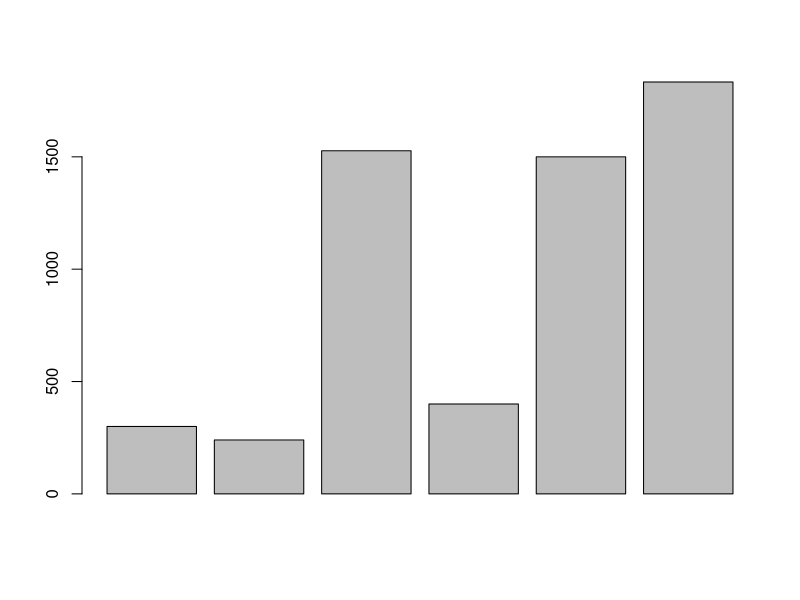
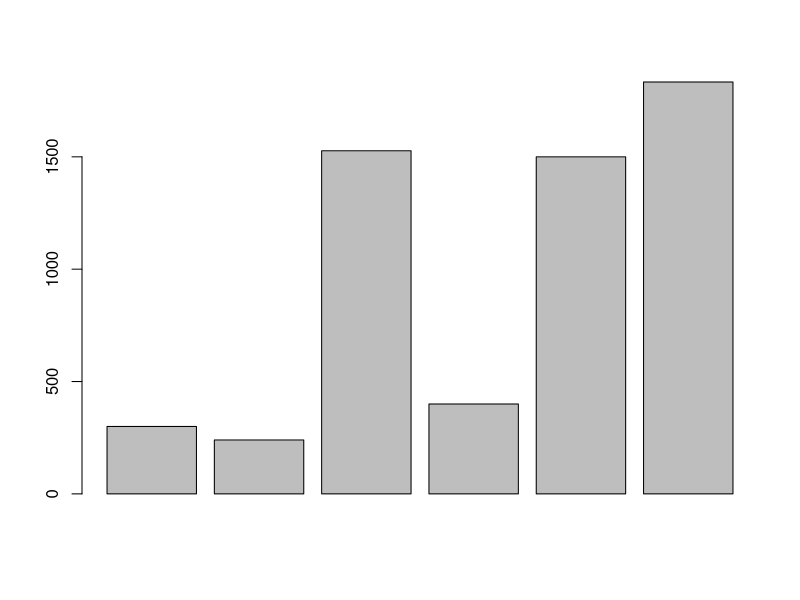
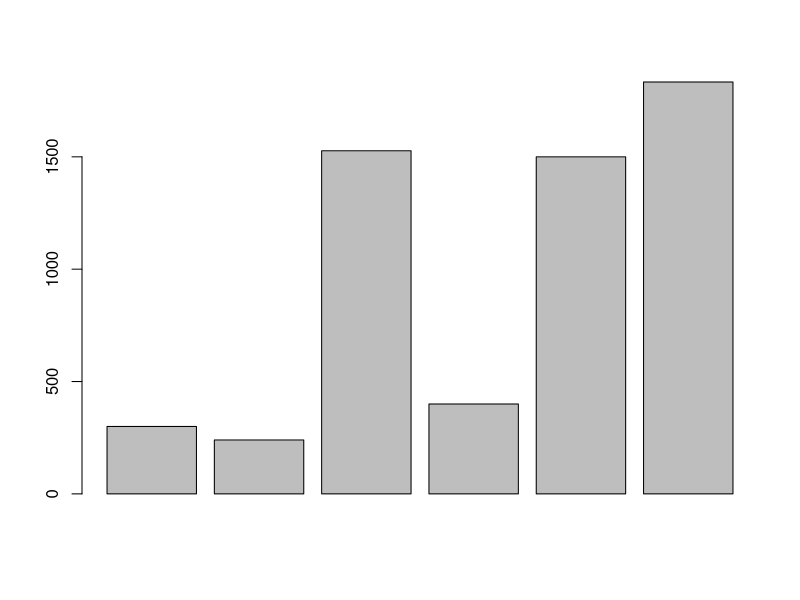
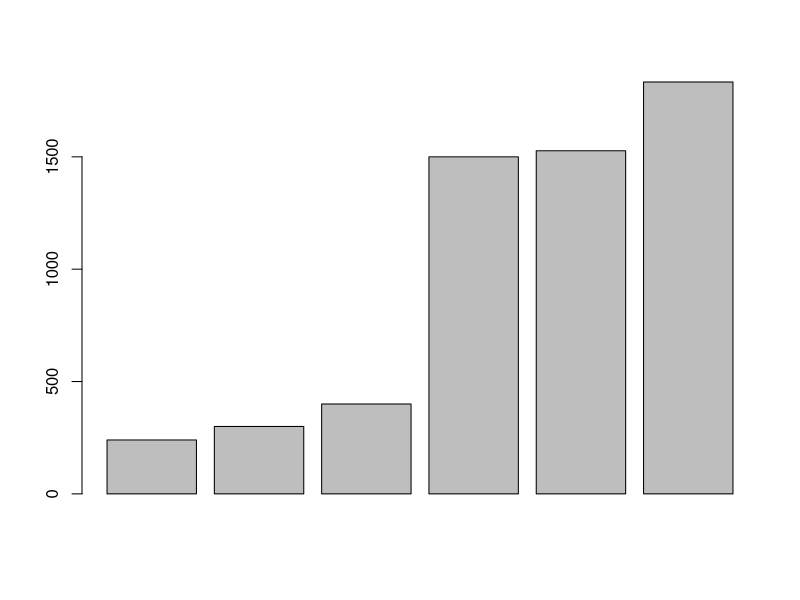
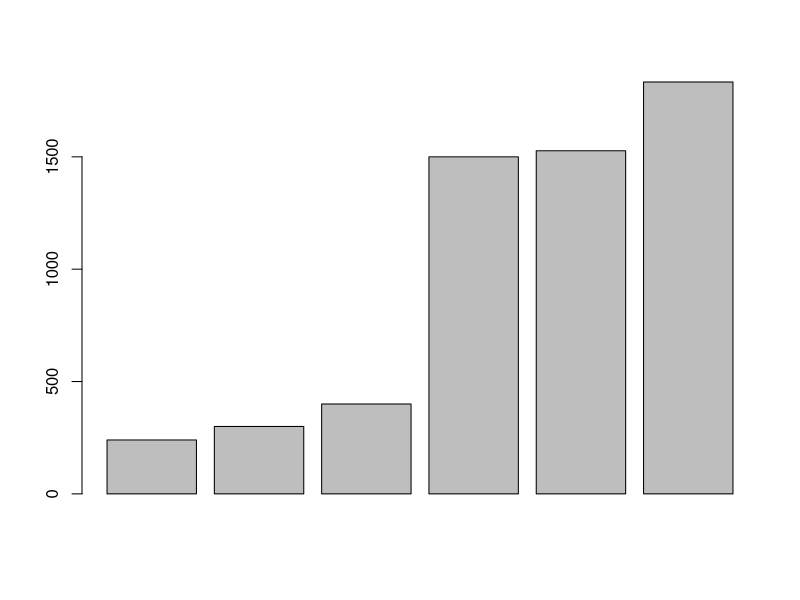
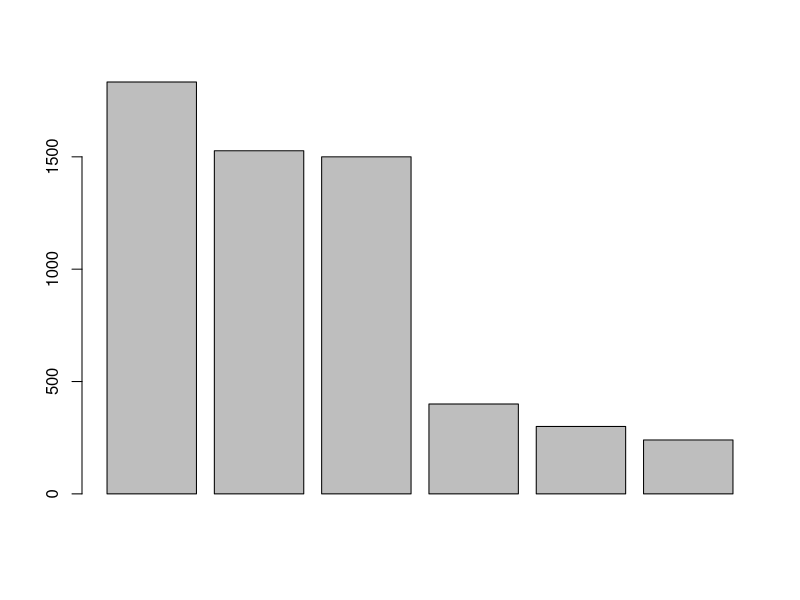
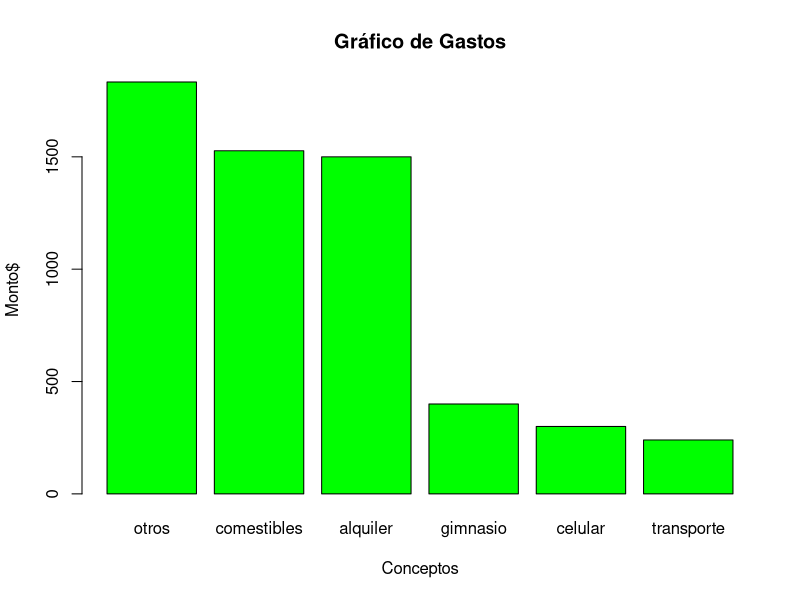
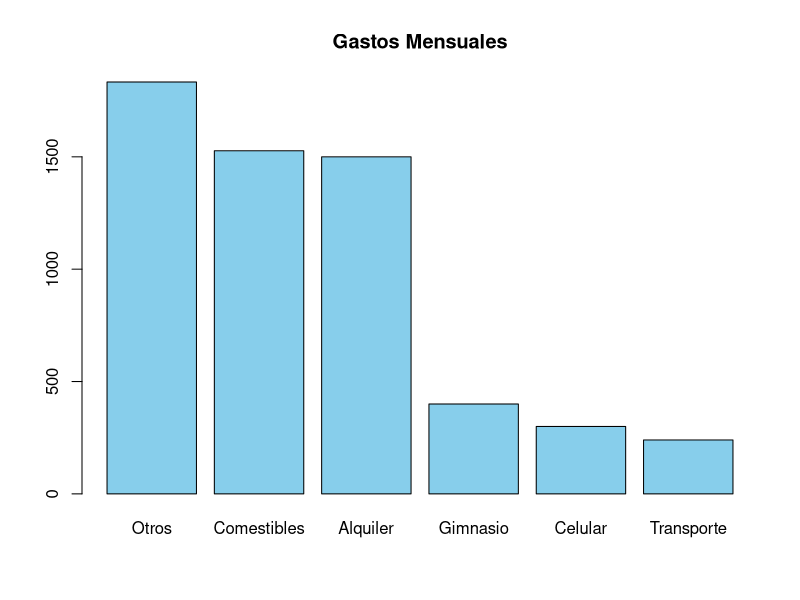

Reproduce these figures in R, in order.
#HW_01

#Laboratorio 1: Empezar con R y RStudio
#Trabajar con datos en R

# Script 4
# 28/8/2025
# Ramón Copado García
# Matricula 1059439

#Parte 1 R y Rstudio
#Primer contacto con la consola de R .
#Comencemos a escribir cosas básicas en la consola, usando R como calculadora 
#científica. Por ejemplo, considere las facturas mensuales de una estudiante 
#universitaria de la MCF: teléfono celular $ 300, transporte $ 240, 
#comestibles $ 1527, gimnasio $ 400, alquiler $ 1500, otros $ 1833. 


#Puede usar R para encontrar los gastos totales de la estudiante:

# Gastos totales
300 + 240 + 1527 + 400 + 1500 + 1833

#A menudo, será más conveniente crear objetos o variables que almacenen uno o
#más valores. Para hacer esto, escriba el nombre de la variable, seguido del  
#operador de asignación <-, seguido del valor asignado. Por ejemplo, podrás  
#crear un objeto llamado celular para los gastos de facturación de telefonía 
#celular, después inspecciona el objeto creado.

celular <- 300
celular

#Todas las declaraciones de R en las que crea objetos, “asignaciones”, tienen 
#esta forma: objeto <- valor
#esto significa que asigna un valor a un objeto dado; puede leer la asignación  
#anterior como celular se le asigna el valor de "300”.
#Realiza más asignaciones para crear variables de transporte, comestibles,  
#gimnasio, alquiler y otros con sus montos correspondientes.

transporte <- 240
comestibles <- 1527
gimnasio <- 400
alquiler <- 1500
otros <- 1833

#Ahora que tiene todas las variables, cree un objeto total con la suma de los gastos:


#Gasto mensual
suma_mensual <- celular + transporte + comestibles + gimnasio + alquiler + otros

suma_mensual

#Suponiendo que la estudiante tiene los mismos gastos todos los meses, ¿cuánto 
#gastaría durante un semestre escolar? (suponga que el semestre implica cinco meses).

suma_mensual * 5

#Manteniendo la misma suposición sobre los gastos mensuales, ¿cuánto gastaría la 
#estudiante durante un año escolar? (suponga que el año académico es de 10 meses).

suma_mensual * 5 * 2
suma_mensual * 10

#Nombre de los objetos
#Hay ciertas reglas que debe seguir al crear objetos y variables. Los nombres de 
#los objetos no pueden comenzar con un dígito y no pueden contener otros caracteres 
#como una coma o un espacio.

#Los siguientes ejemplos son correctos para el nombre de los objetos.

#yo_uso_guion_bajo # Correcto
#otras.personas.usan.punto # Correcto
#OtrosUsanMayusculas # Correcto

#Los siguientes características en los nombres de los objetos no son aceptados 
#(asignaciones invalidas):

# no puede iniciar con un número:
 #Incorecto 5variable <- 5 

# no puede iniciar con guión bajo:
 #Incorecto _invalid <- 10

# no puede contener una coma:
 #Incorecto my,variable <- 3

# no puede contener espacios:
 #Incorecto my variable <- 1

# Es correcto pero muy largo:
 #this_is_a_really_long_name <- 3.5
 
#Funciones
# R tiene muchas funciones [Crawley, 2007, Field et al., 2012, R Core Team, 2016]. 
# Para usar una función debes escribir su nombre seguido de paréntesis. Dentro del
# paréntesis se establece una entrada. La mayoría de las funciones producirán 
#algún tipo de salida:
 
    # Valor absoluto (absolute value)
    abs(10)
    abs(-4)

     # Raíz cuadrada (square root)
    sqrt(9)

     # Logáritmo natural (natural logarithm)
    log(2)



#Este es un comentario
#este es otro comentario

2 * 9
4 + 5 # también se puede colocar comentario

#Detectar mayúsculas y minúsculas

celular <- 300
Celular <- -300
CELULAR <- 8000

celular+Celular
CELULAR-celular

# Documentación acerca de la función abs

help(abs)
?abs # Alternativamente

# Documentación acerca de la función mean

help(mean)
?mean # Alternativamente

# buscar absolute
help.search("absolute")
??absolute # Alternativamente

# Autoevaluación
#Toma los objetos creados de la estudiantes (i.e variables) transporte, 
#comestibles, gimnasio,alquiler y otros y escribamos dentro de la función de 
#combinación c() para crear un vector llamado gastos:

  gastos <- c(celular, transporte, comestibles, gimnasio, alquiler, otros)
gastos


#Ahora, use la función gráfica barplot() para producir un diagrama de barras de gastos:
barplot(gastos)

#Descubra cómo utilizar sort() para ordenar los elementos en la variable gastos, con el fin de
#organizar elementos en gastos en orden decreciente.
barplot(gastos)

sort(gastos)
barplot(gastos)
barplot(sort(gastos))
gastosordenados <- c(sort(gastos))

barplot(gastosordenados)

#Descubra cómo utilizar sort() y barplot() para producir un gráfico de barras con barras en
#orden decreciente
?sort
gastos_ordenados <- sort(gastos, decreasing = TRUE)
barplot(gastos_ordenados)

# Ejercicio yo solo graficar y ponerle nombres

nombres <- c("otros", "comestibles", "alquiler", "gimnasio", "celular", "transporte")

# Crear el gráfico de barras con nombres
barplot(gastos_ordenados, names.arg = nombres, col = "green", main = "Gráfico de Gastos", xlab = "Conceptos", ylab = "Monto$")

# Manera de hacerlo en clase
names(gastos_ordenados) <- c("Otros","Comestibles", "Alquiler", "Gimnasio", "Celular", "Transporte")
barplot(gastos_ordenados, main = "Gastos Mensuales", names.arg=names(gastos_ordenados), col="skyblue")

#Parte2

#Problema 1:
#Identifique el tipo de variable (cualitativa o cuantitativa) para la lista de
#preguntas de una encuesta aplicada a estudiantes universitarios en una clase de
#estadística:
#Respuesta:
#Nombre de estudiante. cualitativa
#Fecha de nacimiento(p.Ej.,21/10/1995). cuantitativa
#Edad(en años).cuantitativa
#Dirección de casa (por ejemplo, 1234 Ave. Alamo). cualitativa
#Número de teléfono (por ejemplo, 510-123-4567). cualitativa
#Área principal de estudio. cualitativa
#Grado de año universitario: primer año, segundo año, tercer año, último año. cualitativa
#Puntaje en la prueba de mitad de período (basado en 100 puntos posibles). cuantitativa
#Calificación general: A, B, C, D, F. cualitativa
#Tiempo (en minutos) para completar la prueba final de MCF 202.0 cuantitativa
#Numero de hermanos. cuantitativa
Cualitativa<-c("Nombre de estudiante","Direccion de casa","Número telefono",
               "Área principal de estudio","Grado de año universitario",
               "Calificación general")
Cualitativa
##[1]"Nombre de estudiante" "Direccion de casa"
##[3]"Número telefono" "Área principal de estudio"

##[5]"Grado de año universitario" "Calificación general"
Cuantitativa<-c("Fecha de nacimiento", "Edad", "Puntaje en la prueba de mitad de período",
                "Tiempo","Numero de hermanos")
Cuantitativa
##[1]"Fecha de nacimiento"
##[2]"Edad"
##[3]"Puntaje en la prueba de mitad de período"
##[4]"Tiempo"
##[5]"Numero de hermanos"

#Problema2:
# Elija un objeto (cualquier objeto, por ejemplo, animales, plantas, países,
# instituciones, etc.) y obtenga una lista de 14 variables:
# 7 cuantitativas y 7 categóricas.
#Respuesta:
#Voy a escoger el objegto animales
#Las 7 variables cuantitativas son (con medición numérica):
#1.-Peso corporal
#2.-Temperatura
#3.-Producción de leche
#4.-Número de crías
#5.-Altura
#6.-Frame
#7.-Tasa de crecimiento
#Las 7 variables Cualitativas serán (describen, no se miden numéricamente):
#1.-Raza
#2.-Colorpelaje
#3.-Sexo
#4.-Tipo de alimentación
#5.-Tipo de expotación (Intensivo ó extensivo)
#6.-Presencia o ausencia de cuernos
#7.-Tipo de orejas
Cuantitativa_bovinos<-c("Peso corporal","Temperatura","Producción de leche",
                        "Número de crías","Altura","Frame","Tasa de crecimiento")
Cuantitativa_bovinos
##[1]"Peso corporal" "Temperatura" "Producción de leche"
##[4]"Número de crías" "Altura" "Frame"
##[7]"Tasa de crecimiento"
Cualitativas_bovinos<-c("Raza","Color pelaje","Sexo","Tipo de alimentación",
                        "Tipo de explotación","Presencia o ausencia de cuernos",
                        "Tipo de orejas")
Cualitativas_bovinos
##[1]"Raza" "Colorpelaje"
##[3]"Sexo" "Tipo de alimentación"
##[5]"Tipo de explotación" "Presencia o ausencia de cuernos"
##[7]"Tipo de orejas"

#Problema 3:
# Considere una variable con valores numéricos que describen formas electrónicas
#de expresar opiniones personales: 1 = Twitter; 2 = correo electrónico;
#3 = mensaje de texto; 4 = Facebook; 5 = blog. ¿Es esta una variable
#cuantitativa o cualitativa? Explique.
#Respuesta
#Son variables Cualitativa Nominal, Ya que son variables que indican cualidades
#que se expresan con palabrasy cuyas categorías no se ordenan según criterio
#jerárquicoSe, les asignan valores no numéricos, porque expresan
#características con palabras.


#Problema 4:
# Para cada pregunta de investigación, (1) identifique a los individuos de
#interés (el grupo o grupos que se están estudiando), (2) identifique la (s)
#variable (s) (la característica sobre la que recopilaríamos datos) y
#(3) determine si cada variable es categórico o cuantitativo.
#¿Cuál es la cantidad promedio de horas que los estudiantes de universidades
#públicas trabajan cada semana?
#Respuesta
#Individuos de interes = Estudiantes de universidades publicas
#Variable = Cantidad promedio de horas que trabajan cada semana
#Tipo de variable = Cuantitativa continua ya que se expresa en cantidades
#numéricas y pueden tomar cualquier valordentro de un rango
# ¿Qué proporción de todos los estudiantes universitarios de México están
#inscritos en una universidad pública?
#Respuesta
#Individuos de interes = Estudiantes inscritos en universidades de México
#Variable = pública o privada
#Tipo de variable = Cualitativa nominal, porque las categorías (pública/privada)
#no tienen un orden intrínseco y son simplemente nombres o
#etiquetas para la institución. No se puede decir que una es
#"mayor" o "menor" que la otra en un sentido numérico,
#solo que son diferentes.
# En las universidades públicas, ¿las estudiantes femeninas tienen un promedio
# de CENEVAL más alto que los estudiantes varones?
#Respuesta
#Individuos de interes = Estudiantes de universidades publicas que presentan
#el examen CENEVAL.
#Variable= Promedio
#Tipo de variable = Cuantitativa continua,ya que los puntajes pueden tomar
# valores numéricos dentro de un rango y son medibles.
# ¿Es más probable que los atletas universitarios reciban asesoramiento
#académico que los atletas no universitarios?
#Respuesta
#Individuos de interes = Los atletas universitarios

#Variable = Asesoramiento
#Tipo de variable = Cualitativa nominal, es si o no.
# Si reuniéramos datos para responder a las preguntas de la investigación
#anterior, ¿qué datos podrían analizarse mediante un histograma? ¿Cómo lo sabes?.
#Respuesta
#Los datos a utilizar serían;
#a frecuencia con la que los atletas (universitarios y no universitarios) usan
#el asesoramiento académico
#la cantidad de tiempo que dedican al asesoramiento,
#o el número de horas de estudio adicionales que se brindan a través de este servicio
#Lo se porque lo leí y pregunte que analiza un histograma y resulta que mide
#Frecuencia, tiempo, etc. y me apoye en videos en linea.
